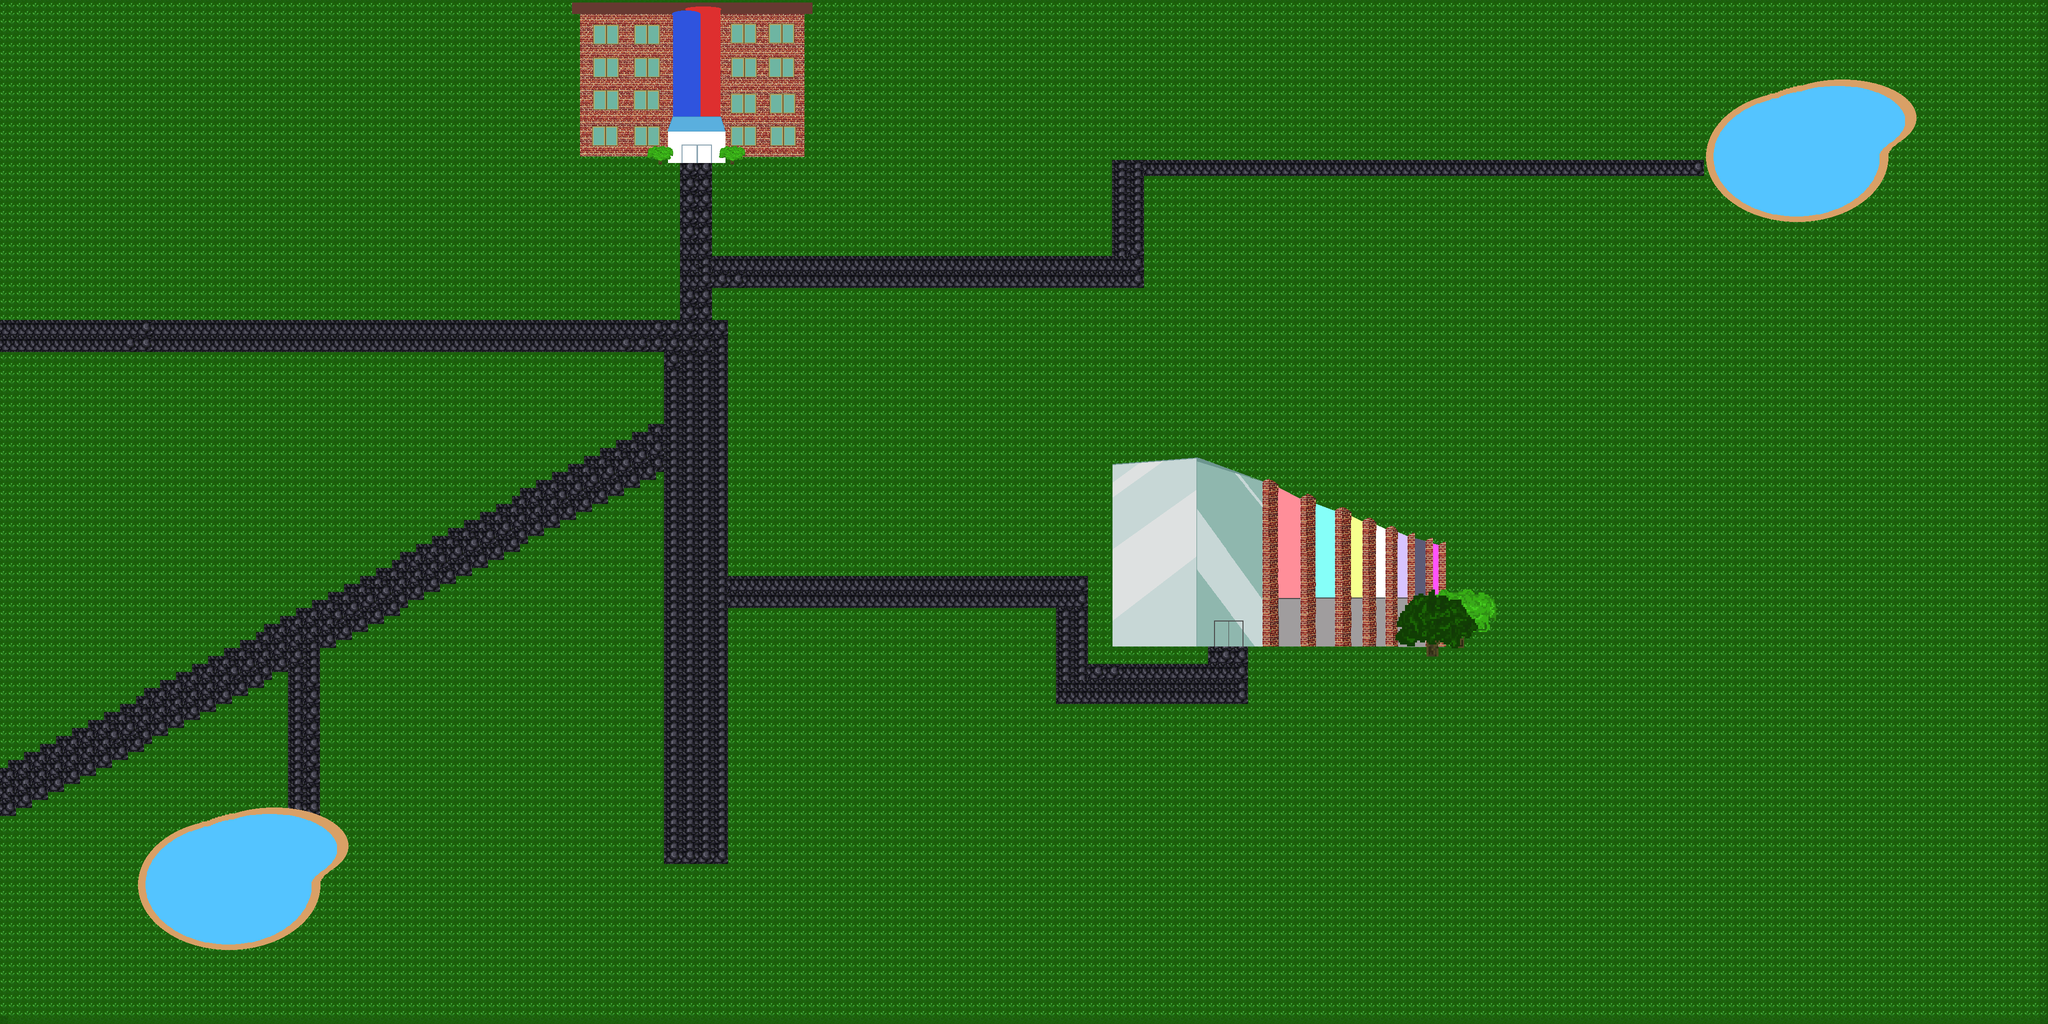

This is a level from a 2D game, rendered from its Tiled map with the project's own tilesets. A one-line summary and the map file follow, with tile-layer data summarised:
An orthogonal 256x128 tile map with 16x16 px tiles, 3 tile layers (background, path, graphics), 2 tilesets and 10 objects.

<map version="1.2" tiledversion="1.2.2" orientation="orthogonal" renderorder="right-down" width="256" height="128" tilewidth="16" tileheight="16" infinite="0" nextlayerid="7" nextobjectid="5">
 <tileset firstgid="1" name="levelonetiles" tilewidth="64" tileheight="64" tilecount="7" columns="0">
  <grid orientation="orthogonal" width="1" height="1" />
  <terraintypes>
   <terrain name="path" tile="2" />
  </terraintypes>
  <tile id="0">
   <image width="32" height="32" source="brick.png" />
  </tile>
  <tile id="1">
   <image width="32" height="32" source="grass-tile.png" />
  </tile>
  <tile id="2" terrain="0,0,0,0">
   <image width="32" height="32" source="path-tile.png" />
  </tile>
  <tile id="3">
   <image width="64" height="64" source="tree-1.png" />
  </tile>
  <tile id="4">
   <image width="64" height="64" source="tree-2.png" />
  </tile>
  <tile id="5">
   <image width="64" height="64" source="tree-3.png" />
   <objectgroup draworder="index">
    <object id="5" x="26.6667" y="10" width="11.6667" height="33.3333" />
    <object id="6" x="10" y="14" width="16.6667" height="16" />
    <object id="7" x="39.6667" y="9.33333" width="18.3333" height="23.3333" />
   </objectgroup>
  </tile>
  <tile id="6">
   <image width="32" height="32" source="water-s.png" />
  </tile>
 </tileset>
 <tileset firstgid="8" name="tilestwo" tilewidth="847" tileheight="457" tilecount="3" columns="0">
  <grid orientation="orthogonal" width="1" height="1" />
  <tile id="0">
   <image width="847" height="457" source="aston-library.png" />
   <objectgroup draworder="index">
    <object id="1" x="49.3333" y="404">
     <polygon points="0,0 0,-366.667 166.667,-378.667 169.333,-370.667 298.667,-332 298.667,-336 314.667,-336 329.333,-322.667 332,-317.333 376,-294.667 380,-302.667 388,-306.667 405.333,-297.333 406.667,-285.333 446.667,-269.333 450.667,-277.333 462.667,-278.667 476,-269.333 476,-261.333 501.333,-252 510.667,-258.667 524,-252 526.667,-246.667 548,-236 557.333,-242.667 572,-234.667 572,-226.667 589.333,-222.667 598.667,-229.333 608,-218.667 626.667,-209.333 633.333,-220 642.667,-214.667 641.333,-206.667 654.667,-202.667 661.333,-209.333 666.667,-197.333 666.667,-114.667 694.667,-110.667 710.667,-112 721.333,-105.333 732,-104 740,-108 746.667,-100 760,-97.3333 766.667,-85.3333 766.667,-46.6667 754.667,-53.3333 753.333,-29.3333 721.333,-29.3333 713.333,-20 720,-14.6667 704,-17.3333 704,5.33333 676,6.66667 668,-4 666.667,2.66667 653.333,1.33333 654.667,21.3333 629.333,24 624,4" />
    </object>
   </objectgroup>
  </tile>
  <tile id="1">
   <image width="565" height="405" source="lake.png" />
   <objectgroup draworder="index">
    <object id="2" x="186" y="128">
     <polygon points="0,0 84,-22 148,-34 194,-24 246,-8 288,36 272,78 234,120 226,158 200,200 160,232 88,253 46,258 6,254 -29,248 -78,221 -99,204 -124,172 -135,138 -134,107 -114,60 -80,30 -57,14" />
    </object>
   </objectgroup>
  </tile>
  <tile id="2">
   <image width="539" height="371" source="main-building.png" />
   <objectgroup draworder="index">
    <object id="1" x="54.6667" y="346.667">
     <polygon points="0,0 136,2.66667 153.333,8 158.667,14.6667 164,14.6667 165.333,10.6667 173.333,5.33333 177.333,13.3333 290.667,13.3333 290.667,2.66667 302.667,14.6667 309.333,14.6667 309.333,10.6667 316,2.66667 328,0 449.333,0 450.667,-284 464,-284 468,-308 -13.3333,-308 -14.6667,-286.667 -1.33333,-285.333" />
    </object>
   </objectgroup>
  </tile>
 </tileset>
 <layer id="1" name="background" width="256" height="128" opacity="0.9">
  <data>[32768 cells, 32768 non-empty, 1 distinct tile ids]</data>
 </layer>
 <layer id="3" name="path" width="256" height="128">
  <data>[32768 cells, 1092 non-empty, 1 distinct tile ids]</data>
 </layer>
 <layer id="2" name="graphics" width="256" height="128">
  <data>[32768 cells, 5 non-empty, 4 distinct tile ids]</data>
 </layer>
 <objectgroup id="4" name="object">
  <object id="1" x="1160.5" y="29" visible="0">
   <polygon points="0,0 -1,283 132,284.5 155,290 155,298 164.5,298.5 309,297.5 333,286.5 447,286 448.5,-1.5 464.5,-0.5 464.5,-24 -16,-25 -15.5,-3.5" />
  </object>
  <object id="2" x="2221.33" y="925.333" visible="0">
   <polygon points="0,0 4,368 629.333,368 628,389.333 670.667,389.333 758.667,344 773.333,286.667 745.333,242.667 678.667,244 678.667,148 198.667,-20 -1.33333,-14.6667" />
  </object>
  <object id="3" x="292.667" y="1709.33">
   <polygon points="0,0 62.6666,-49.3334 158.667,-84 228.667,-96.6667 306,-92 367.333,-70.6667 388,-53.3333 404,-29.3333 404.667,-12.6667 392,14 355.333,40.6667 347.333,55.3333 346.667,88 308,146 232.667,184 138.667,196.667 58,170 16,139.333 -17.3333,89.3333 -20.6667,36.6667" />
  </object>
  <object id="4" x="3430" y="261.333">
   <polygon points="0,0 49.3333,-42.6667 158.667,-84 228.667,-96.6667 306,-92 337.918,-79.6807 367.333,-70.6667 388,-53.3333 404,-29.3333 404.667,-12.6667 392,14 355.333,40.6667 347.333,55.3333 346.667,88 308,146 232.667,184 138.667,196.667 58,170 16,139.333 -17.3333,89.3333 -20.6667,36.6667" />
  </object>
 </objectgroup>
</map>